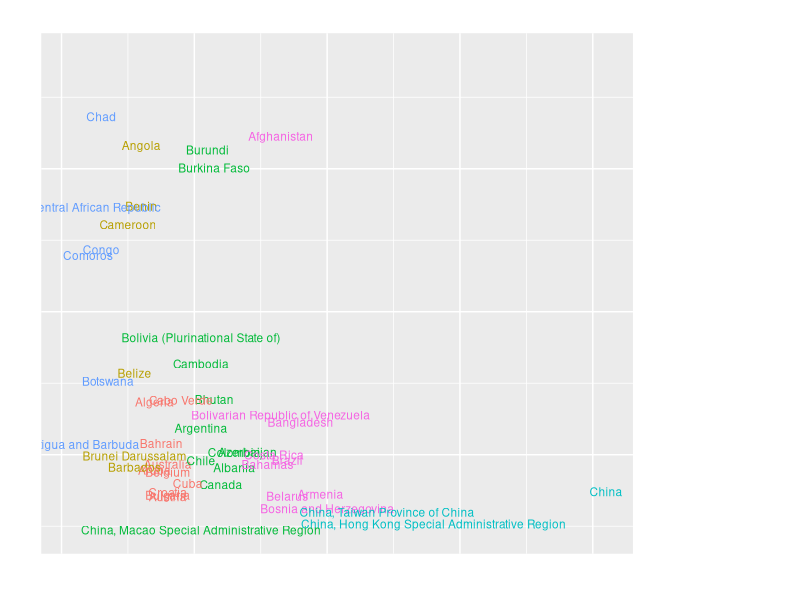

Write R code to recreate this figure. (Note: this script raises an error after producing the figure.)
## ---- chunk 1
library("knitr")
library("ggplot2")
library("tidyverse")
library(openxlsx)
library(tidyverse)
library(lubridate)
library(stats)
library(data.table)
library(gridExtra)
library(class)
library(cluster)
## ---- chunk 2
tfr <- read_csv("tfr_data.csv")
subregion = read_csv("un_subregion.csv")
tfr <- merge(x = tfr, y = subregion[ , -1], by = "ISO.code")
tfr$TimeMid <- as.Date.character(format(date_decimal(tfr$TimeMid), "%Y-%m-%d"))
tfr <- tfr %>% mutate(year = year(TimeMid)) %>% filter(year <= 2016)
# head(tfr)
## ---- chunk 3
df <- tfr %>% select(DataValue, Country.or.area, DataProcessType, RecallLag, DataTypeGroupName,  year, development)
dim(df)

#head(df)
#unique(tfr$development)
## ---- chunk 4
# feature extraction
df_features <- df %>% 
  filter(year >= 2000, year <= 2016) %>% 
  group_by(Country.or.area) %>% 
  summarize(total_pt = sum(n()), 
            average_RL = mean(abs(RecallLag)), 
            average_TFR = mean(DataValue), 
            num_Census = mean(DataProcessType == "Census"), 
            num_Survey = mean(DataProcessType == "Survey"), 
            num_Estimate = mean(DataProcessType == "Estimate"), 
            num_Register = mean(DataProcessType == "Register"), 
            num_SRS = mean(DataProcessType == "SRS"), 
            num_Panel = mean(DataProcessType == "Panel"), 
            num_PES = mean(DataProcessType == "PES"), 
            num_Indirect = mean(DataTypeGroupName == "Indirect"), 
            num_Direct = mean(DataTypeGroupName == "Direct"), 
            num_UN = mean(DataTypeGroupName == "UN computed"), 
            num_Unknown = mean(DataTypeGroupName == "Unknown"), 
            num_Undefined = mean(DataTypeGroupName == "Undefined"))

## ---- chunk 5
# joins
df_tree <- df %>% 
  select(-DataValue, -DataProcessType, -RecallLag, -DataTypeGroupName, -year) %>% 
  group_by(Country.or.area) 
df_tree <- unique( df_tree[,1:2] )
df_tree <- left_join(x = df_features, y = df_tree, by = "Country.or.area")
## ---- chunk 6
k = 6
tree_cluster <- kmeans(df_tree[, 2:16], k, nstart = 2)
#tree_cluster
## ---- chunk 7
tree_cluster$cluster <- as.factor(tree_cluster$cluster)
ggplot(df_tree, aes(total_pt, average_TFR, color = tree_cluster$cluster)) + 
  geom_text(aes(label = Country.or.area), size = 3) +
  labs(title = paste0("TFR vs. sample size, ",k,"-means clustering"), 
       x = "Number of TFR measurements",
       y = "Average TFR")
